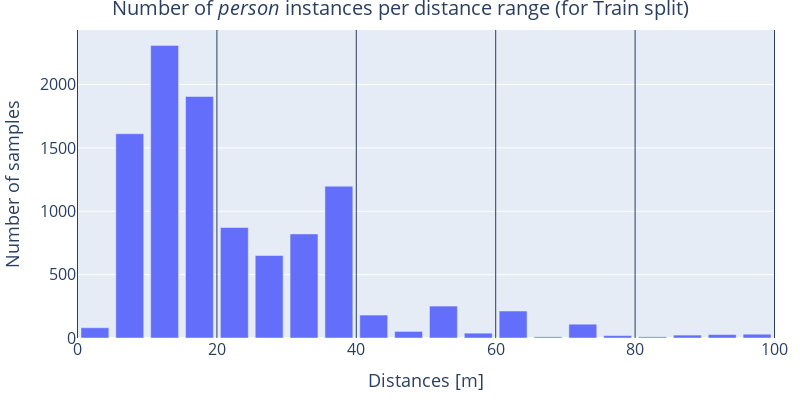

Here is the notebook cell this chart was saved with:
### Code cell
fig=px.bar(result[result.dist_bucket<100], "dist_bucket","sample_count", title="Number of <i>person</i> instances per distance range (for Train split)")
fig.update_layout(xaxis_title=f"Distances [m]", yaxis_title="Number of samples",title_x=0.5)
fig.update_layout(
    autosize=False,
    width=800,
    height=400,
)
fig.update_layout(
xaxis = dict(
                    tickmode='array', #change 1
                    tickvals = np.arange(-2.5,125,20), #change 2
                    ticktext = np.arange(0,130,20), #change 3
                    ),)

fig.update_xaxes(ticklabelposition='outside top')
for i in range(0, 110, 20):
    fig.add_vline(x=i - 2.5, line_width=1)
fig.update_layout(
    title=dict(font=dict(size=20)),
    margin=dict(l=20, r=20, t=30, b=20),
    xaxis_title_font=dict(size=18),  # X-axis title font size
    yaxis_title_font=dict(size=18),  # Y-axis title font size
    xaxis=dict(tickfont=dict(size=16)),  # X-axis tick font size
    yaxis=dict(tickfont=dict(size=16))  # Y-axis tick font size
)
# fig.write_image("/workspaces/baseline/exp/figures/report_figs/person_instances_per_dist_train.png", scale=4)
fig.show()

### Figure 1 — Plotly figure (JSON) as saved in the notebook; plotly's stock layout.template omitted (floating-point values rounded to 4 significant figures)
{"data": [{"alignmentgroup": "True", "hovertemplate": "dist_bucket=%{x}<br>sample_count=%{y}<extra></extra>", "legendgroup": "", "marker": {"color": "#636efa", "pattern": {"shape": ""}}, "name": "", "offsetgroup": "", "orientation": "v", "showlegend": false, "textposition": "auto", "type": "bar", "x": [0, 5, 10, 15, 20, 25, 30, 35, 40, 45, 50, 55, 60, 65, 70, 75, 80, 85, 90, 95], "xaxis": "x", "y": [81, 1612, 2309, 1906, 872, 651, 821, 1198, 181, 52, 252, 38, 213, 9, 109, 19, 9, 23, 27, 30], "yaxis": "y"}], "layout": {"autosize": false, "barmode": "relative", "height": 400, "legend": {"tracegroupgap": 0}, "margin": {"b": 20, "l": 20, "r": 20, "t": 30}, "shapes": [{"line": {"width": 1}, "type": "line", "x0": -2.5, "x1": -2.5, "xref": "x", "y0": 0, "y1": 1, "yref": "y domain"}, {"line": {"width": 1}, "type": "line", "x0": 17.5, "x1": 17.5, "xref": "x", "y0": 0, "y1": 1, "yref": "y domain"}, {"line": {"width": 1}, "type": "line", "x0": 37.5, "x1": 37.5, "xref": "x", "y0": 0, "y1": 1, "yref": "y domain"}, {"line": {"width": 1}, "type": "line", "x0": 57.5, "x1": 57.5, "xref": "x", "y0": 0, "y1": 1, "yref": "y domain"}, {"line": {"width": 1}, "type": "line", "x0": 77.5, "x1": 77.5, "xref": "x", "y0": 0, "y1": 1, "yref": "y domain"}, {"line": {"width": 1}, "type": "line", "x0": 97.5, "x1": 97.5, "xref": "x", "y0": 0, "y1": 1, "yref": "y domain"}], "title": {"font": {"size": 20}, "text": "Number of <i>person</i> instances per distance range (for Train split)", "x": 0.5}, "width": 800, "xaxis": {"anchor": "y", "domain": [0, 1], "tickfont": {"size": 16}, "ticklabelposition": "outside top", "tickmode": "array", "ticktext": [0, 20, 40, 60, 80, 100, 120], "tickvals": [-2.5, 17.5, 37.5, 57.5, 77.5, 97.5, 117.5], "title": {"font": {"size": 18}, "text": "Distances [m]"}}, "yaxis": {"anchor": "x", "domain": [0, 1], "tickfont": {"size": 16}, "title": {"font": {"size": 18}, "text": "Number of samples"}}}}
